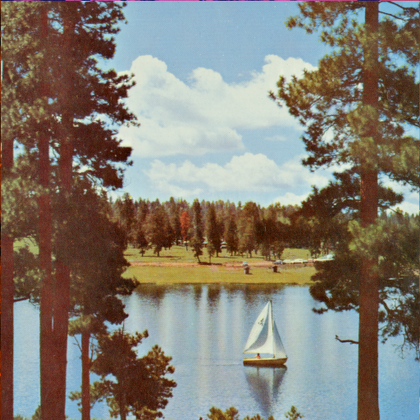
%> input picture Color Image Steganalysis/CodeAndImages/LakeLSB.png, 420 x 420 px, shrunk from 512 x 512 before the run
$ octave test_steer.m   (GNU Octave 9; MATLAB toolbox functions it lacks are replaced by stand-ins)
%> lines starting %> are read from the running program, lines starting %| are printed output that depends on the picture
### Color Image Steganalysis/CodeAndImages/steerGauss2.m
function [J,h] = steerGauss2(I,arg1,arg2,arg3)

% STEERGAUSS Implements a steerable Gaussian filter.
%    This m-file can be used to evaluate the first
%    directional derivative of an image, using the
%    method outlined in:
%
%       W. T. Freeman and E. H. Adelson, "The Design
%       and Use of Steerable Filters", IEEE PAMI, 1991.
%
%    [J,H] = STEERGAUSE(I,THETA,SIGMA,VIS) evaluates
%    the directional derivative of the input image I,
%    oriented at THETA degrees with respect to the
%    image rows. The standard deviation of the Gaussian
%    kernel is given by SIGMA (assumed to be equal to
%    unity by default). The filter parameters are
%    returned to the user in the structure H.
%
%    [J,H] = STEERGAUSE(I,H,VIS) evaluates the
%    directional derivative of the input image I, using
%    the previously computed filter stored in H. Note
%    that H is a structure, with the following fields:
%           H.g: 1D Gaussian
%          H.gp: first-derivative of 1D Gaussian
%       H.theta: orientation of filter
%       H.sigma: standard derivation of Gaussian
%
%    Note that the filter support is automatically
%    adjusted (depending on the value of SIGMA).
%
%    In general, the visualization can be enabled
%    (or disabled) by setting VIS = TRUE (or FALSE).
%    By default, the visualization is disabled.
%
% Author: Douglas R. Lanman, Brown University, Jan. 2006.


%%%%%%%%%%%%%%%%%%%%%%%%%%%%%%%%%%%%%%%%%%%%%%%%%%%%%%%%%
% Part I: Assign algorithm parameters.

% Load default image (if none provided).
% Note: Converts to grayscale.
if ~exist('I','var') || isempty(I)
 %  I = imread('cameraman.gif');
 %I = imread('02244.ppm');
end
I = mean(double(I),3);

% Process input arguments (according to usage mode).
if ~exist('arg1','var') || ~isstruct(arg1)

    % Usage: [J,H] = STEERGAUSE(I,THETA,SIGMA,VIS)
    usageMode = 1;

    % Assign default filter orientation (if not provided).
    if ~exist('arg1','var') || isempty(arg1)
      arg1 = 0;
    end
    theta = -arg1*(pi/180);

    % Assign default standard deviation (if not provided).
    if ~exist('arg2','var') || isempty(arg2)
       arg2 = 1;
    end
    sigma = arg2;

    % Assign default visualization state (if not provided).
    if ~exist('arg3','var') || isempty(arg3)
       arg3 = false;
    end
    vis = arg3;

else

    % Usage: [J,H] = STEERGAUSE(I,H,VIS)
    usageMode = 2;

    % Extract filter parameters.
    h = arg1;
    theta = -h.theta*(pi/180);
    sigma = h.sigma;
    g = h.g;
    gp = h.gp;

    % Assign default visualization state (if not provided).
    if ~exist('arg2','var') || isempty(arg2)
       arg2 = false;
    end
    vis = arg2;

end % End of input pre-processing.


%%%%%%%%%%%%%%%%%%%%%%%%%%%%%%%%%%%%%%%%%%%%%%%%%%%%%%%%%
% Part II: Evaluate separable filter kernels.

% Calculate filter kernels (if not provided by user).
if usageMode == 1

   % Determine necessary filter support (for Gaussian).
   Wx = floor((5/2)*sigma);
   if Wx < 1
      Wx = 1
   end
   x = [-Wx:Wx];

   % Evaluate 1D Gaussian filter (and its derivative).
   g = exp(-(x.^2)/(2*sigma^2));
   gp = -(x/sigma).*exp(-(x.^2)/(2*sigma^2));

   % Store filter kernels (for subsequent runs).
   h.g = g;
   h.gp = gp;
   h.theta = -theta*(180/pi);
   h.sigma = sigma;

end


%%%%%%%%%%%%%%%%%%%%%%%%%%%%%%%%%%%%%%%%%%%%%%%%%%%%%%%%%
% Part III: Determine oriented filter response.

% Calculate image gradients (using separability).
Ix = conv2(conv2(I,-gp,'same'),g','same');
Iy = conv2(conv2(I,g,'same'),-gp','same');

% Evaluate oriented filter response.
J = cos(theta)*Ix+sin(theta)*Iy;


% %%%%%%%%%%%%%%%%%%%%%%%%%%%%%%%%%%%%%%%%%%%%%%%%%%%%%%%%%
% Part IV: Visualization

%Create figure window and display results.
%Note: Will only create output window is requested by user.
if vis
   figure(1); clf; set(gcf,'Name','Oriented Filtering');
   subplot(2,2,1); imagesc(I); axis image; colormap(gray);
      title('Input Image');
   subplot(2,2,2); imagesc(J); axis image; colormap(gray);
      title(['Filtered Image (\theta = ',num2str(-theta*(180/pi)),'{\circ})']);
   subplot(2,1,2); imagesc(cos(theta)*(g'*gp)+sin(theta)*(gp'*g));
      axis image; colormap(gray);
      title(['Oriented Filter (\theta = ',num2str(-theta*(180/pi)),'{\circ})']);
end

% [27 lines of commented-out code are left out]

%%%%%%%%%%%%%%%%%%%%%%%%%%%%%%%%%%%%%%%%%%%%%%%%%%%%%%%%%

### Color Image Steganalysis/CodeAndImages/test_steer.m
close all;
clear all;
clc

 % features extraction  enriching the Color Rich Model
 %
 % Hasan Abdulrahman, Marc Chaumont, Philippe Montesinos, and Baptiste Magnier,
 % "Color Image Steganalysis Based on Steerable Gaussian Filters Bank,"
 % IH&MMSec'2016, in Proceedings of the 4th ACM workshop on Information Hiding and Multimedia Security,
 % Vigo, Galicia, Spain, 6 pages, June 20-22, 2016
 %
 % these features correspond to :
%  MaxI_R : gradient magnitude image of the red channel
%  MaxI_G : gradient magnitude image of the green channel
%  MaxI_B : gradient magnitude image of the blue channel
%  R_theta_90 : the tangent derivative of the red channel (perpendicular to the gadient of the red channel)
%  G_theta_90 : the tangent derivative of the green channel (perpendicular to the gadient of the green channel)
%  B_theta_90 : the tangent derivative of the blue channel (perpendicular to the gadient of the blue channel)
%
% note that gradient angle values are in : MaxI_angle_R, MaxI_angle_G and MaxI_angle_B

 delta_theta = 10;
 sigma = 0.7;

 if (rem(180, delta_theta) > 0)
     msg = '360 must be divisible by delta_theta';
     error(msg)
 end


XX=imread('LakeLSB.png');
%> XX is the input picture: size 420x420x3 uint8; mean R, G, B 131, 125.2, 114.9

 S = size(XX);
%> S = [420 420 3]
 if ((length(S) == 3 ) && (S(3)==3))
     disp('color image')
 else
     msg = 'The input image is not a color image of 3 channels';
     size(XX)
     error(msg)
 end

%%%%%%%
tic
theta = [0:delta_theta:(180-delta_theta)];


steer_Filter = cell(1,size(theta,2));
steer_Image_out_R = cell(1,size(theta,2));
steer_Image_out_G = cell(1,size(theta,2));
steer_Image_out_B = cell(1,size(theta,2));

R = XX(:,:,1); % red
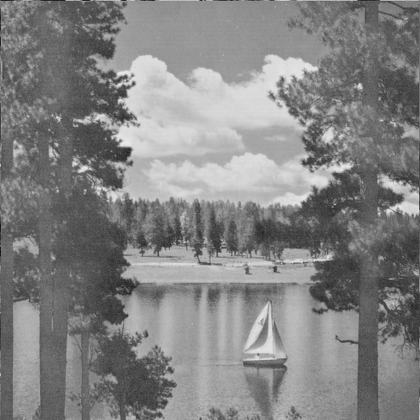
%> R: size 420x420 uint8; min 21, max 234, mean 131
G = XX(:,:,2); % green
B = XX(:,:,3); % blue
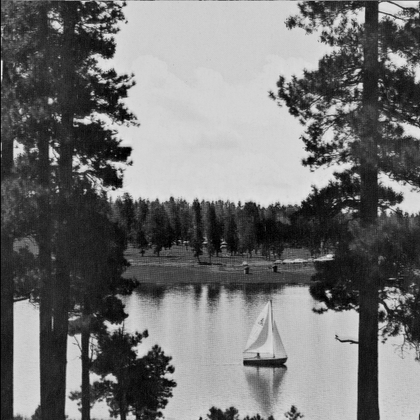
%> B: size 420x420 uint8; min 0, max 240, mean 114.9
[nrows,ncols] = size(R)
%> nrows = 420; ncols = 420


for i = [1:length(theta)]
    [steer_Image_out_R{1,i},H] = steerGauss2(R,theta(i),sigma,true);
    [steer_Image_out_G{1,i},H] = steerGauss2(G,theta(i),sigma,true);
%> (the run ends here)
